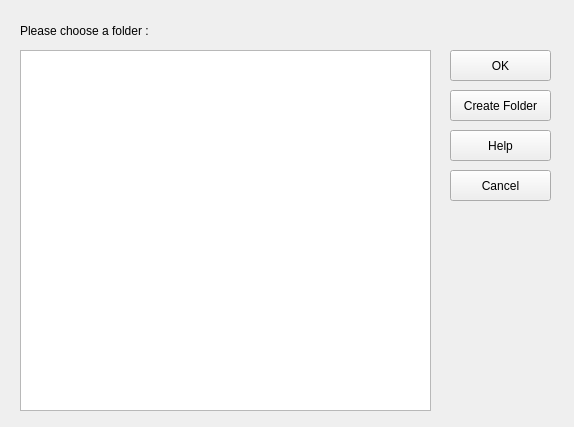
<?xml version="1.0" encoding="UTF-8"?>
<ui version="4.0">
 <class>WorkingDirectoryDialog</class>
 <widget class="QDialog" name="WorkingDirectoryDialog">
  <property name="geometry">
   <rect>
    <x>0</x>
    <y>0</y>
    <width>574</width>
    <height>427</height>
   </rect>
  </property>
  <property name="windowTitle">
   <string>Set Working Directory</string>
  </property>
  <property name="windowIcon">
   <iconset resource="APIResources.qrc">
    <normaloff>:/buttonpics/ButtonImages/folders2.png</normaloff>:/buttonpics/ButtonImages/folders2.png</iconset>
  </property>
  <widget class="QLabel" name="nameLabel">
   <property name="geometry">
    <rect>
     <x>20</x>
     <y>20</y>
     <width>161</width>
     <height>21</height>
    </rect>
   </property>
   <property name="text">
    <string>Please choose a folder :</string>
   </property>
  </widget>
  <widget class="QPushButton" name="createFolderButton">
   <property name="geometry">
    <rect>
     <x>450</x>
     <y>90</y>
     <width>101</width>
     <height>31</height>
    </rect>
   </property>
   <property name="text">
    <string>Create Folder</string>
   </property>
   <property name="autoDefault">
    <bool>false</bool>
   </property>
  </widget>
  <widget class="QPushButton" name="okButton">
   <property name="geometry">
    <rect>
     <x>450</x>
     <y>50</y>
     <width>101</width>
     <height>31</height>
    </rect>
   </property>
   <property name="text">
    <string>OK</string>
   </property>
   <property name="autoDefault">
    <bool>false</bool>
   </property>
  </widget>
  <widget class="QTreeView" name="treeView">
   <property name="geometry">
    <rect>
     <x>20</x>
     <y>50</y>
     <width>411</width>
     <height>361</height>
    </rect>
   </property>
  </widget>
  <widget class="QPushButton" name="helpButton">
   <property name="geometry">
    <rect>
     <x>450</x>
     <y>130</y>
     <width>101</width>
     <height>31</height>
    </rect>
   </property>
   <property name="text">
    <string>Help</string>
   </property>
   <property name="autoDefault">
    <bool>false</bool>
   </property>
  </widget>
  <widget class="QPushButton" name="cancelButton">
   <property name="geometry">
    <rect>
     <x>450</x>
     <y>170</y>
     <width>101</width>
     <height>31</height>
    </rect>
   </property>
   <property name="text">
    <string>Cancel</string>
   </property>
   <property name="autoDefault">
    <bool>false</bool>
   </property>
  </widget>
 </widget>
 <resources>
  <include location="APIResources.qrc"/>
 </resources>
 <connections/>
</ui>
